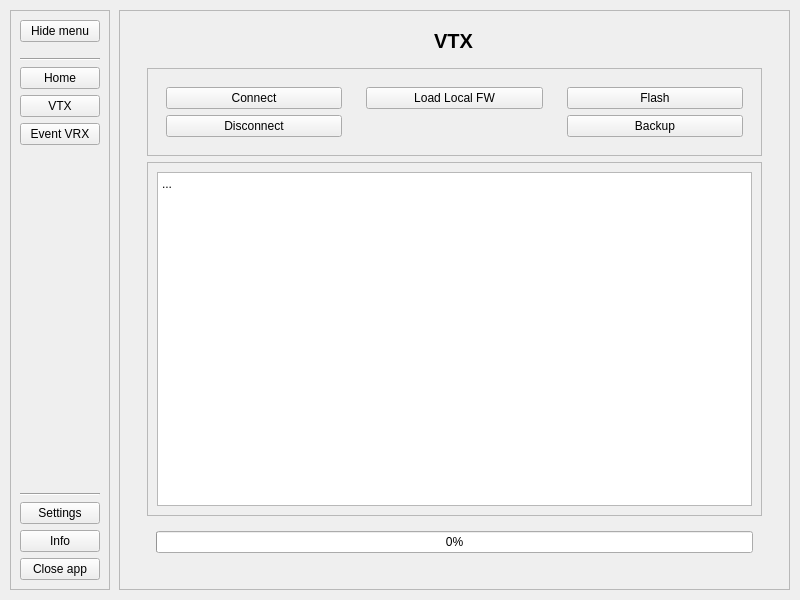
<?xml version="1.0" encoding="UTF-8"?>
<ui version="4.0">
 <class>MainWindow</class>
 <widget class="QMainWindow" name="MainWindow">
  <property name="geometry">
   <rect>
    <x>0</x>
    <y>0</y>
    <width>800</width>
    <height>600</height>
   </rect>
  </property>
  <property name="minimumSize">
   <size>
    <width>800</width>
    <height>600</height>
   </size>
  </property>
  <property name="cursor">
   <cursorShape>ArrowCursor</cursorShape>
  </property>
  <property name="mouseTracking">
   <bool>false</bool>
  </property>
  <property name="windowTitle">
   <string>HDZero Programmer 2.0</string>
  </property>
  <property name="windowIcon">
   <iconset resource="../src/resources.qrc">
    <normaloff>:/icons/icons/HDZeroIcon.ico</normaloff>:/icons/icons/HDZeroIcon.ico</iconset>
  </property>
  <property name="styleSheet">
   <string notr="true"/>
  </property>
  <property name="iconSize">
   <size>
    <width>42</width>
    <height>42</height>
   </size>
  </property>
  <widget class="QWidget" name="centralwidget">
   <layout class="QHBoxLayout" name="horizontalLayout">
    <property name="spacing">
     <number>9</number>
    </property>
    <property name="leftMargin">
     <number>10</number>
    </property>
    <property name="topMargin">
     <number>10</number>
    </property>
    <property name="rightMargin">
     <number>10</number>
    </property>
    <property name="bottomMargin">
     <number>10</number>
    </property>
    <item>
     <widget class="QFrame" name="left_sidebar_frame">
      <property name="minimumSize">
       <size>
        <width>0</width>
        <height>0</height>
       </size>
      </property>
      <property name="maximumSize">
       <size>
        <width>200</width>
        <height>16777215</height>
       </size>
      </property>
      <property name="frameShape">
       <enum>QFrame::Shape::StyledPanel</enum>
      </property>
      <property name="frameShadow">
       <enum>QFrame::Shadow::Raised</enum>
      </property>
      <layout class="QVBoxLayout" name="verticalLayout">
       <property name="leftMargin">
        <number>9</number>
       </property>
       <property name="topMargin">
        <number>9</number>
       </property>
       <property name="rightMargin">
        <number>9</number>
       </property>
       <property name="bottomMargin">
        <number>9</number>
       </property>
       <item>
        <widget class="QWidget" name="sidebar_header" native="true">
         <layout class="QVBoxLayout" name="verticalLayout_3">
          <property name="spacing">
           <number>15</number>
          </property>
          <property name="leftMargin">
           <number>0</number>
          </property>
          <property name="topMargin">
           <number>0</number>
          </property>
          <property name="rightMargin">
           <number>0</number>
          </property>
          <property name="bottomMargin">
           <number>10</number>
          </property>
          <item>
           <widget class="QPushButton" name="btn_toggle_menu">
            <property name="text">
             <string>Hide menu</string>
            </property>
            <property name="icon">
             <iconset resource="../src/resources.qrc">
              <normaloff>:/icons/icons/align-justify.svg</normaloff>:/icons/icons/align-justify.svg</iconset>
            </property>
            <property name="iconSize">
             <size>
              <width>24</width>
              <height>24</height>
             </size>
            </property>
           </widget>
          </item>
         </layout>
        </widget>
       </item>
       <item>
        <widget class="Line" name="line">
         <property name="orientation">
          <enum>Qt::Orientation::Horizontal</enum>
         </property>
        </widget>
       </item>
       <item>
        <widget class="QWidget" name="sidebar_mid" native="true">
         <layout class="QVBoxLayout" name="verticalLayout_4">
          <property name="leftMargin">
           <number>0</number>
          </property>
          <property name="topMargin">
           <number>0</number>
          </property>
          <property name="rightMargin">
           <number>0</number>
          </property>
          <property name="bottomMargin">
           <number>0</number>
          </property>
          <item>
           <widget class="QPushButton" name="btn_sidebar_home">
            <property name="text">
             <string>Home</string>
            </property>
            <property name="icon">
             <iconset resource="../src/resources.qrc">
              <normaloff>:/icons/icons/home.svg</normaloff>:/icons/icons/home.svg</iconset>
            </property>
            <property name="iconSize">
             <size>
              <width>24</width>
              <height>24</height>
             </size>
            </property>
           </widget>
          </item>
          <item>
           <widget class="QPushButton" name="btn_sidebar_vtx">
            <property name="text">
             <string>VTX</string>
            </property>
            <property name="icon">
             <iconset resource="../src/resources.qrc">
              <normaloff>:/icons/icons/radio.svg</normaloff>:/icons/icons/radio.svg</iconset>
            </property>
            <property name="iconSize">
             <size>
              <width>24</width>
              <height>24</height>
             </size>
            </property>
           </widget>
          </item>
          <item>
           <widget class="QPushButton" name="btn_sidebar_eventVrx">
            <property name="text">
             <string>Event VRX</string>
            </property>
            <property name="icon">
             <iconset resource="../src/resources.qrc">
              <normaloff>:/icons/icons/hard-drive.svg</normaloff>:/icons/icons/hard-drive.svg</iconset>
            </property>
            <property name="iconSize">
             <size>
              <width>24</width>
              <height>24</height>
             </size>
            </property>
           </widget>
          </item>
         </layout>
        </widget>
       </item>
       <item>
        <spacer name="verticalSpacer">
         <property name="orientation">
          <enum>Qt::Orientation::Vertical</enum>
         </property>
         <property name="sizeHint" stdset="0">
          <size>
           <width>20</width>
           <height>40</height>
          </size>
         </property>
        </spacer>
       </item>
       <item>
        <widget class="Line" name="line_2">
         <property name="orientation">
          <enum>Qt::Orientation::Horizontal</enum>
         </property>
        </widget>
       </item>
       <item>
        <widget class="QWidget" name="sidebar_footer" native="true">
         <layout class="QVBoxLayout" name="verticalLayout_2">
          <property name="leftMargin">
           <number>0</number>
          </property>
          <property name="topMargin">
           <number>0</number>
          </property>
          <property name="rightMargin">
           <number>0</number>
          </property>
          <property name="bottomMargin">
           <number>0</number>
          </property>
          <item>
           <widget class="QPushButton" name="btn_sidebar_settings">
            <property name="text">
             <string>Settings</string>
            </property>
            <property name="icon">
             <iconset resource="../src/resources.qrc">
              <normaloff>:/icons/icons/settings.svg</normaloff>:/icons/icons/settings.svg</iconset>
            </property>
            <property name="iconSize">
             <size>
              <width>24</width>
              <height>24</height>
             </size>
            </property>
           </widget>
          </item>
          <item>
           <widget class="QPushButton" name="btn_sidebar_info">
            <property name="text">
             <string>Info</string>
            </property>
            <property name="icon">
             <iconset resource="../src/resources.qrc">
              <normaloff>:/icons/icons/info.svg</normaloff>:/icons/icons/info.svg</iconset>
            </property>
            <property name="iconSize">
             <size>
              <width>24</width>
              <height>24</height>
             </size>
            </property>
           </widget>
          </item>
          <item>
           <widget class="QPushButton" name="btn_close_app">
            <property name="text">
             <string>Close app</string>
            </property>
            <property name="icon">
             <iconset resource="../src/resources.qrc">
              <normaloff>:/icons/icons/power.svg</normaloff>:/icons/icons/power.svg</iconset>
            </property>
            <property name="iconSize">
             <size>
              <width>24</width>
              <height>24</height>
             </size>
            </property>
           </widget>
          </item>
         </layout>
        </widget>
       </item>
      </layout>
      <zorder>sidebar_header</zorder>
      <zorder>sidebar_footer</zorder>
      <zorder>sidebar_mid</zorder>
      <zorder>verticalSpacer</zorder>
      <zorder>line</zorder>
      <zorder>line_2</zorder>
     </widget>
    </item>
    <item>
     <widget class="QFrame" name="main_frame">
      <property name="sizePolicy">
       <sizepolicy hsizetype="Expanding" vsizetype="Preferred">
        <horstretch>0</horstretch>
        <verstretch>0</verstretch>
       </sizepolicy>
      </property>
      <property name="frameShape">
       <enum>QFrame::Shape::StyledPanel</enum>
      </property>
      <property name="frameShadow">
       <enum>QFrame::Shadow::Raised</enum>
      </property>
      <layout class="QVBoxLayout" name="verticalLayout_5">
       <item>
        <widget class="QStackedWidget" name="stackedWidget">
         <property name="sizePolicy">
          <sizepolicy hsizetype="Expanding" vsizetype="Expanding">
           <horstretch>0</horstretch>
           <verstretch>0</verstretch>
          </sizepolicy>
         </property>
         <property name="currentIndex">
          <number>1</number>
         </property>
         <widget class="QWidget" name="page_home">
          <layout class="QVBoxLayout" name="verticalLayout_6">
           <item alignment="Qt::AlignmentFlag::AlignHCenter">
            <widget class="QLabel" name="label">
             <property name="font">
              <font>
               <pointsize>50</pointsize>
               <bold>true</bold>
              </font>
             </property>
             <property name="text">
              <string>HDZero</string>
             </property>
            </widget>
           </item>
           <item alignment="Qt::AlignmentFlag::AlignHCenter|Qt::AlignmentFlag::AlignTop">
            <widget class="QLabel" name="label_2">
             <property name="font">
              <font>
               <italic>true</italic>
              </font>
             </property>
             <property name="text">
              <string>Programmer v2</string>
             </property>
            </widget>
           </item>
           <item alignment="Qt::AlignmentFlag::AlignHCenter">
            <widget class="QLabel" name="hd_image">
             <property name="sizePolicy">
              <sizepolicy hsizetype="Preferred" vsizetype="Preferred">
               <horstretch>0</horstretch>
               <verstretch>0</verstretch>
              </sizepolicy>
             </property>
             <property name="text">
              <string/>
             </property>
             <property name="pixmap">
              <pixmap resource="../src/resources.qrc">:/images/Images/icon256.png</pixmap>
             </property>
             <property name="scaledContents">
              <bool>true</bool>
             </property>
            </widget>
           </item>
           <item alignment="Qt::AlignmentFlag::AlignHCenter">
            <widget class="QLabel" name="slogan">
             <property name="text">
              <string>Your flight, your adventure.</string>
             </property>
            </widget>
           </item>
          </layout>
         </widget>
         <widget class="QWidget" name="page_vtx">
          <layout class="QVBoxLayout" name="verticalLayout_11">
           <item alignment="Qt::AlignmentFlag::AlignHCenter|Qt::AlignmentFlag::AlignTop">
            <widget class="QWidget" name="widget_5" native="true">
             <property name="font">
              <font>
               <bold>false</bold>
              </font>
             </property>
             <layout class="QVBoxLayout" name="verticalLayout_12">
              <property name="topMargin">
               <number>0</number>
              </property>
              <property name="bottomMargin">
               <number>0</number>
              </property>
              <item>
               <widget class="QLabel" name="label_3">
                <property name="font">
                 <font>
                  <pointsize>15</pointsize>
                  <bold>true</bold>
                 </font>
                </property>
                <property name="text">
                 <string>VTX</string>
                </property>
               </widget>
              </item>
             </layout>
            </widget>
           </item>
           <item>
            <widget class="QWidget" name="widget_6" native="true">
             <property name="sizePolicy">
              <sizepolicy hsizetype="Preferred" vsizetype="Expanding">
               <horstretch>0</horstretch>
               <verstretch>0</verstretch>
              </sizepolicy>
             </property>
             <layout class="QVBoxLayout" name="verticalLayout_15">
              <item alignment="Qt::AlignmentFlag::AlignTop">
               <widget class="QFrame" name="frame_vtx_buttons">
                <property name="frameShape">
                 <enum>QFrame::Shape::StyledPanel</enum>
                </property>
                <property name="frameShadow">
                 <enum>QFrame::Shadow::Raised</enum>
                </property>
                <layout class="QHBoxLayout" name="horizontalLayout_2">
                 <item alignment="Qt::AlignmentFlag::AlignTop">
                  <widget class="QWidget" name="widget_10" native="true">
                   <layout class="QVBoxLayout" name="verticalLayout_16">
                    <item>
                     <widget class="QPushButton" name="btn_vtx_connect">
                      <property name="text">
                       <string>Connect</string>
                      </property>
                      <property name="icon">
                       <iconset resource="../src/resources.qrc">
                        <normaloff>:/icons/icons/link.svg</normaloff>:/icons/icons/link.svg</iconset>
                      </property>
                     </widget>
                    </item>
                    <item>
                     <widget class="QPushButton" name="pushButton_2">
                      <property name="text">
                       <string>Disconnect</string>
                      </property>
                      <property name="icon">
                       <iconset resource="../src/resources.qrc">
                        <normaloff>:/icons/icons/slash.svg</normaloff>:/icons/icons/slash.svg</iconset>
                      </property>
                     </widget>
                    </item>
                   </layout>
                  </widget>
                 </item>
                 <item alignment="Qt::AlignmentFlag::AlignTop">
                  <widget class="QWidget" name="widget_12" native="true">
                   <layout class="QVBoxLayout" name="verticalLayout_18">
                    <item>
                     <widget class="QPushButton" name="btn_load_fw_local_vtx">
                      <property name="text">
                       <string>Load Local FW</string>
                      </property>
                      <property name="icon">
                       <iconset resource="../src/resources.qrc">
                        <normaloff>:/icons/icons/download.svg</normaloff>:/icons/icons/download.svg</iconset>
                      </property>
                     </widget>
                    </item>
                   </layout>
                  </widget>
                 </item>
                 <item alignment="Qt::AlignmentFlag::AlignTop">
                  <widget class="QWidget" name="widget_11" native="true">
                   <layout class="QVBoxLayout" name="verticalLayout_17">
                    <item>
                     <widget class="QPushButton" name="pushButton_3">
                      <property name="text">
                       <string>Flash</string>
                      </property>
                      <property name="icon">
                       <iconset resource="../src/resources.qrc">
                        <normaloff>:/icons/icons/log-out.svg</normaloff>:/icons/icons/log-out.svg</iconset>
                      </property>
                     </widget>
                    </item>
                    <item>
                     <widget class="QPushButton" name="pushButton_4">
                      <property name="text">
                       <string>Backup</string>
                      </property>
                      <property name="icon">
                       <iconset resource="../src/resources.qrc">
                        <normaloff>:/icons/icons/hard-drive.svg</normaloff>:/icons/icons/hard-drive.svg</iconset>
                      </property>
                     </widget>
                    </item>
                   </layout>
                  </widget>
                 </item>
                </layout>
               </widget>
              </item>
              <item>
               <widget class="QFrame" name="frame">
                <property name="frameShape">
                 <enum>QFrame::Shape::StyledPanel</enum>
                </property>
                <property name="frameShadow">
                 <enum>QFrame::Shadow::Raised</enum>
                </property>
                <layout class="QVBoxLayout" name="verticalLayout_19">
                 <item>
                  <widget class="QTextBrowser" name="tb_vtx">
                   <property name="html">
                    <string>&lt;!DOCTYPE HTML PUBLIC &quot;-//W3C//DTD HTML 4.0//EN&quot; &quot;http://www.w3.org/TR/REC-html40/strict.dtd&quot;&gt;
&lt;html&gt;&lt;head&gt;&lt;meta name=&quot;qrichtext&quot; content=&quot;1&quot; /&gt;&lt;meta charset=&quot;utf-8&quot; /&gt;&lt;style type=&quot;text/css&quot;&gt;
p, li { white-space: pre-wrap; }
hr { height: 1px; border-width: 0; }
li.unchecked::marker { content: &quot;\2610&quot;; }
li.checked::marker { content: &quot;\2612&quot;; }
&lt;/style&gt;&lt;/head&gt;&lt;body style=&quot; font-family:'Ubuntu Sans'; font-size:11pt; font-weight:400; font-style:normal;&quot;&gt;
&lt;p style=&quot; margin-top:0px; margin-bottom:0px; margin-left:0px; margin-right:0px; -qt-block-indent:0; text-indent:0px;&quot;&gt;&lt;span style=&quot; font-family:'Segoe UI'; font-size:9pt;&quot;&gt;...&lt;/span&gt;&lt;/p&gt;&lt;/body&gt;&lt;/html&gt;</string>
                   </property>
                  </widget>
                 </item>
                </layout>
               </widget>
              </item>
              <item>
               <widget class="QWidget" name="widget_9" native="true">
                <layout class="QVBoxLayout" name="verticalLayout_20">
                 <item>
                  <widget class="QProgressBar" name="progressBar_vtx">
                   <property name="value">
                    <number>0</number>
                   </property>
                  </widget>
                 </item>
                </layout>
               </widget>
              </item>
             </layout>
            </widget>
           </item>
          </layout>
         </widget>
         <widget class="QWidget" name="page_info">
          <layout class="QVBoxLayout" name="verticalLayout_9">
           <item>
            <widget class="QWidget" name="widget_3" native="true">
             <layout class="QVBoxLayout" name="verticalLayout_10">
              <property name="topMargin">
               <number>0</number>
              </property>
              <property name="bottomMargin">
               <number>0</number>
              </property>
              <item alignment="Qt::AlignmentFlag::AlignHCenter|Qt::AlignmentFlag::AlignTop">
               <widget class="QLabel" name="label_5">
                <property name="font">
                 <font>
                  <pointsize>15</pointsize>
                  <bold>true</bold>
                 </font>
                </property>
                <property name="text">
                 <string>Info</string>
                </property>
               </widget>
              </item>
             </layout>
            </widget>
           </item>
           <item>
            <widget class="QWidget" name="widget_4" native="true">
             <property name="sizePolicy">
              <sizepolicy hsizetype="Preferred" vsizetype="Expanding">
               <horstretch>0</horstretch>
               <verstretch>0</verstretch>
              </sizepolicy>
             </property>
            </widget>
           </item>
          </layout>
         </widget>
         <widget class="QWidget" name="page_settings">
          <layout class="QVBoxLayout" name="verticalLayout_13">
           <property name="topMargin">
            <number>0</number>
           </property>
           <property name="bottomMargin">
            <number>0</number>
           </property>
           <item alignment="Qt::AlignmentFlag::AlignTop">
            <widget class="QWidget" name="widget_7" native="true">
             <layout class="QVBoxLayout" name="verticalLayout_14">
              <property name="bottomMargin">
               <number>0</number>
              </property>
              <item alignment="Qt::AlignmentFlag::AlignHCenter">
               <widget class="QLabel" name="label_4">
                <property name="font">
                 <font>
                  <pointsize>15</pointsize>
                  <bold>true</bold>
                 </font>
                </property>
                <property name="text">
                 <string>Settings</string>
                </property>
               </widget>
              </item>
             </layout>
            </widget>
           </item>
           <item>
            <widget class="QWidget" name="widget_8" native="true">
             <property name="sizePolicy">
              <sizepolicy hsizetype="Preferred" vsizetype="Expanding">
               <horstretch>0</horstretch>
               <verstretch>0</verstretch>
              </sizepolicy>
             </property>
            </widget>
           </item>
          </layout>
         </widget>
         <widget class="QWidget" name="page_event_vrx">
          <layout class="QVBoxLayout" name="verticalLayout_7">
           <item alignment="Qt::AlignmentFlag::AlignTop">
            <widget class="QWidget" name="widget" native="true">
             <layout class="QVBoxLayout" name="verticalLayout_8">
              <property name="topMargin">
               <number>0</number>
              </property>
              <property name="bottomMargin">
               <number>0</number>
              </property>
              <item alignment="Qt::AlignmentFlag::AlignHCenter|Qt::AlignmentFlag::AlignTop">
               <widget class="QLabel" name="label_6">
                <property name="font">
                 <font>
                  <pointsize>15</pointsize>
                  <bold>true</bold>
                 </font>
                </property>
                <property name="text">
                 <string>Event VRX</string>
                </property>
               </widget>
              </item>
             </layout>
            </widget>
           </item>
           <item>
            <widget class="QWidget" name="widget_2" native="true">
             <property name="sizePolicy">
              <sizepolicy hsizetype="Preferred" vsizetype="Expanding">
               <horstretch>0</horstretch>
               <verstretch>0</verstretch>
              </sizepolicy>
             </property>
            </widget>
           </item>
          </layout>
         </widget>
        </widget>
       </item>
      </layout>
     </widget>
    </item>
   </layout>
  </widget>
  <action name="actionClose">
   <property name="text">
    <string>Close</string>
   </property>
  </action>
  <action name="actionn">
   <property name="text">
    <string>n</string>
   </property>
  </action>
 </widget>
 <resources>
  <include location="../src/resources.qrc"/>
 </resources>
 <connections/>
</ui>
